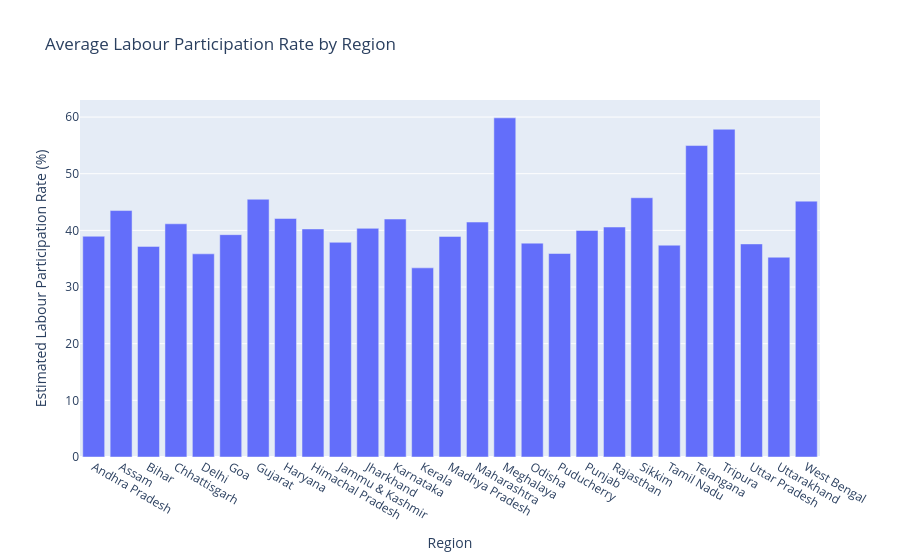

The cell this chart's notebook holds for it:
### Markdown cell above
# Bar Plot for Average labour Rate by Region

### Code cell
avg_lpr = df2.groupby('Region')['Estimated Labour Participation Rate (%)'].mean().reset_index()

bar_plot = px.bar(
    avg_lpr,
    x='Region',
    y='Estimated Labour Participation Rate (%)',
    title='Average Labour Participation Rate by Region',
    template='plotly'
)
bar_plot.show()

### Figure 1 — Plotly figure (JSON) as saved in the notebook; plotly's stock layout.template omitted (floating-point values rounded to 4 significant figures)
{"data": [{"alignmentgroup": "True", "hovertemplate": "Region=%{x}<br>Estimated Labour Participation Rate (%)=%{y}<extra></extra>", "legendgroup": "", "marker": {"color": "#636efa", "pattern": {"shape": ""}}, "name": "", "offsetgroup": "", "orientation": "v", "showlegend": false, "textposition": "auto", "type": "bar", "x": ["Andhra Pradesh", "Assam", "Bihar", "Chhattisgarh", "Delhi", "Goa", "Gujarat", "Haryana", "Himachal Pradesh", "Jammu & Kashmir", "Jharkhand", "Karnataka", "Kerala", "Madhya Pradesh", "Maharashtra", "Meghalaya", "Odisha", "Puducherry", "Punjab", "Rajasthan", "Sikkim", "Tamil Nadu", "Telangana", "Tripura", "Uttar Pradesh", "Uttarakhand", "West Bengal"], "xaxis": "x", "y": [38.96, 43.5, 37.17, 41.16, 35.86, 39.24, 45.49, 42.1, 40.25, 37.89, 40.36, 42, 33.38, 38.93, 41.47, 59.86, 37.75, 35.92, 39.98, 40.59, 45.76, 37.38, 54.97, 57.85, 37.61, 35.26, 45.16], "yaxis": "y"}], "layout": {"barmode": "relative", "legend": {"tracegroupgap": 0}, "title": {"text": "Average Labour Participation Rate by Region"}, "xaxis": {"anchor": "y", "domain": [0, 1], "title": {"text": "Region"}}, "yaxis": {"anchor": "x", "domain": [0, 1], "title": {"text": "Estimated Labour Participation Rate (%)"}}}}
